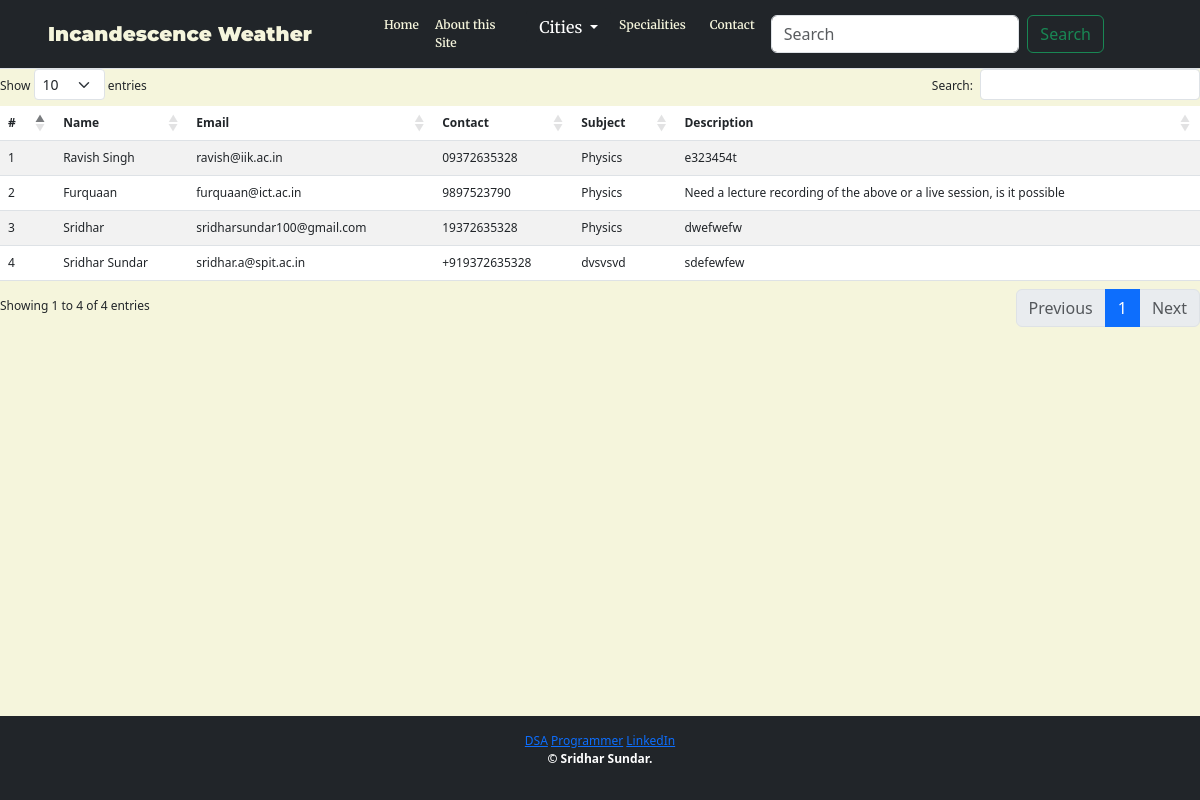
Page /data on the committed database.
### home/models.py (models this page shows, shortened)
class Data(models.Model):
    name=models.CharField(max_length=30)
    email=models.EmailField(max_length=46)
    phone=models.CharField(max_length=10)
    subject=models.CharField(max_length=50)
    message=models.TextField()

### home/views.py (the view)
# urls.py: path('data',views.data)
def data(request):
    all_datas=Data.objects.all()
    context={'info':all_datas}
    return render(request, 'data.html',context)

### templates/data.html (shortened to what this page needs)
<!DOCTYPE html>
<html lang="en">
  {% load static %}
<head>
<link href="https://cdn.jsdelivr.net/npm/bootstrap@5.3.0/dist/css/bootstrap.min.css" rel="stylesheet">
<link rel="stylesheet" href="https://cdnjs.cloudflare.com/ajax/libs/twitter-bootstrap/5.3.0/css/bootstrap.min.css">
<link rel="stylesheet" href="https://cdn.datatables.net/1.13.6/css/dataTables.bootstrap5.min.css">
</head>
<body style="background-color: beige;">
    <nav class="px-5 navbar navbar-expand-lg bg-dark border-bottom border-bottom-dark">
      <a class="navbar-brand" href="/" style="font-family: 'Montserrat',sans-serif ; font-weight: 900; color: beige;">Incandescence Weather</a>
        <div class="px-5 collapse navbar-collapse" id="navbarTogglerDemo01">
          <ul style="font-family: 'Merriweather', serif; font-weight: 600;" class="navbar-nav ms-auto">
            <li class="nav-item active"data-toggle="tab">
              <a class="nav-link " href="/" style="color: beige;">Home</a>
          </li>
            <li class="pe-2 nav-item">
                <a class="nav-link " href="/about" style="color: beige;">About this Site</a>
            </li>
            <li class="nav-item dropdown">
                <button class="btn btn-dark dropdown-toggle" data-bs-toggle="dropdown" aria-expanded="false">
                  Cities
                </button>
              </li>
            <li class="pe-2 nav-item">
                <a class="nav-link " href="/skills" style="color: beige;">Specialities </a>
            </li>
            <li class="pe-2 nav-item">
              <a class="nav-link " href="/contacts" style="color: beige;">Contact</a>
          </li>
        </ul>
        <form class="d-flex" role="search">
            <input id="city" class="form-control me-2" type="search" placeholder="Search" aria-label="Search">
            <button class="btn btn-outline-success" type="submit" id="submitted">Search</button>
          </form>
        </div>
      </nav>
      <table id="example" class="table table-striped" style="width:100%">
        <thead>
            <tr>
                <th>#</th>
                <th>Name</th>
                <th>Email</th>
                <th>Contact</th>
                <th>Subject</th>
                <th>Description</th>
            </tr>
        </thead>
        <tbody>
          {% for content in info %}
            <tr>
                <td>{{forloop.counter}}</td>
                <td>{{content.name}}</td>
                <td>{{content.email}}</td>
                <td>{{content.phone}}</td>
                <td>{{content.subject}}</td>
                <td>{{content.message}}</td>
            </tr>
            {% endfor %}
    </table>
      <div class="text-center fixed-bottom bottom-container p-3 bg-dark ">
        <a class="footer-link" href="https://devsnest.in/u/Sridhar">DSA</a>
        <a class="footer-link" href="https://www.codechef.com/users/nonam">Programmer</a>
        <a class="footer-link" href="https://www.linkedin.com/in/sridhar-sundar-218905256/">LinkedIn</a>
        <p class="text-white fw-bolder">© Sridhar Sundar.</p>
      </div>
    </body>
    </html>

### templates/data.html (style rules this page uses)
body { font-size: 12px; }

### rows in the picture
Data: name "Ravish Singh", email "ravish@iik.ac.in", phone "09372635328", subject "Physics", message "e323454t"
Data: name "Furquaan", email "furquaan@ict.ac.in", phone "9897523790", subject "Physics", message "Need a lecture recording of the above or a live session, is it possible"
Data: name "Sridhar", email "sridharsundar100@gmail.com", phone "19372635328", subject "Physics", message "dwefwefw"
Data: name "Sridhar Sundar", email "sridhar.a@spit.ac.in", phone "+919372635328", subject "dvsvsvd", message "sdefewfew"
